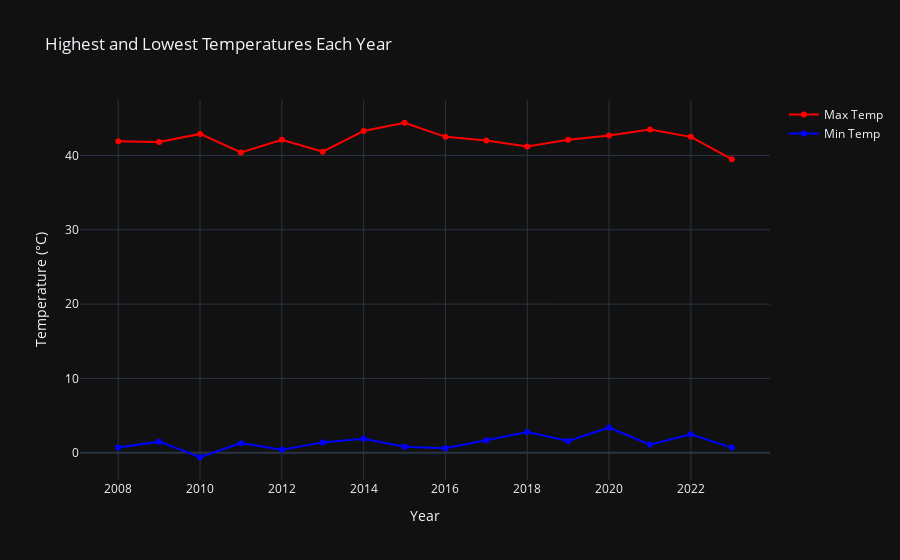

The cell this chart's notebook holds for it:
### Code cell
#Highest and lowest point for each year all on one plot


# Convert the date column to datetime with the correct format
df['Date'] = pd.to_datetime(df['Date'], format='%d/%m/%Y')

# Step 1: Obtain the highest and lowest temperature of each year
yearly_max_temps = df.groupby(df['Date'].dt.year)['Maximum temperature (°C)'].max()
yearly_min_temps = df.groupby(df['Date'].dt.year)['Minimum temperature (°C)'].min()

# Combine the data for plotting
yearly_data = pd.DataFrame({'Year': yearly_max_temps.index, 'Max Temp': yearly_max_temps.values, 'Min Temp': yearly_min_temps.values})

# Create the figure
fig = go.Figure()

# Add traces for max and min temperatures
fig.add_trace(go.Scatter(x=yearly_data['Year'], y=yearly_data['Max Temp'], mode='lines+markers',
                         name='Max Temp', line=dict(color='red')))
fig.add_trace(go.Scatter(x=yearly_data['Year'], y=yearly_data['Min Temp'], mode='lines+markers',
                         name='Min Temp', line=dict(color='blue')))

# Add hover information for exact date and temperature
hover_text = [f'Date: {df[(df["Date"].dt.year == year) & (df["Maximum temperature (°C)"] == max_temp)]["Date"].dt.strftime("%d/%m/%Y").values[0]}<br>Temp: {max_temp}°C' for year, max_temp in zip(yearly_data['Year'], yearly_data['Max Temp'])]
fig.update_traces(text=hover_text, hoverinfo='text')

# Update axes labels and title
fig.update_layout(title='Highest and Lowest Temperatures Each Year', xaxis_title='Year', yaxis_title='Temperature (°C)')

# Show the figure
fig.show()

### Figure 1 — Plotly figure (JSON) as saved in the notebook; plotly's stock layout.template omitted (floating-point values rounded to 4 significant figures)
{"data": [{"line": {"color": "red"}, "mode": "lines+markers", "name": "Max Temp", "x": [2008, 2009, 2010, 2011, 2012, 2013, 2014, 2015, 2016, 2017, 2018, 2019, 2020, 2021, 2022, 2023], "y": [41.9, 41.8, 42.9, 40.4, 42.1, 40.5, 43.3, 44.4, 42.5, 42.0, 41.2, 42.1, 42.7, 43.5, 42.5, 39.5], "type": "scatter", "hoverinfo": "text", "text": ["Date: 03/01/2008<br>Temp: 41.9°C", "Date: 16/01/2009<br>Temp: 41.8°C", "Date: 17/01/2010<br>Temp: 42.9°C", "Date: 29/01/2011<br>Temp: 40.4°C", "Date: 28/01/2012<br>Temp: 42.1°C", "Date: 12/02/2013<br>Temp: 40.5°C", "Date: 11/01/2014<br>Temp: 43.3°C", "Date: 05/01/2015<br>Temp: 44.4°C", "Date: 08/02/2016<br>Temp: 42.5°C", "Date: 26/01/2017<br>Temp: 42.0°C", "Date: 22/12/2018<br>Temp: 41.2°C", "Date: 20/01/2019<br>Temp: 42.1°C", "Date: 04/02/2020<br>Temp: 42.7°C", "Date: 26/12/2021<br>Temp: 43.5°C", "Date: 05/02/2022<br>Temp: 42.5°C", "Date: 21/01/2023<br>Temp: 39.5°C"]}, {"line": {"color": "blue"}, "mode": "lines+markers", "name": "Min Temp", "x": [2008, 2009, 2010, 2011, 2012, 2013, 2014, 2015, 2016, 2017, 2018, 2019, 2020, 2021, 2022, 2023], "y": [0.7, 1.5, -0.6, 1.3, 0.4, 1.4, 1.9, 0.8, 0.6, 1.7, 2.8, 1.6, 3.4, 1.1, 2.5, 0.7], "type": "scatter", "hoverinfo": "text", "text": ["Date: 03/01/2008<br>Temp: 41.9°C", "Date: 16/01/2009<br>Temp: 41.8°C", "Date: 17/01/2010<br>Temp: 42.9°C", "Date: 29/01/2011<br>Temp: 40.4°C", "Date: 28/01/2012<br>Temp: 42.1°C", "Date: 12/02/2013<br>Temp: 40.5°C", "Date: 11/01/2014<br>Temp: 43.3°C", "Date: 05/01/2015<br>Temp: 44.4°C", "Date: 08/02/2016<br>Temp: 42.5°C", "Date: 26/01/2017<br>Temp: 42.0°C", "Date: 22/12/2018<br>Temp: 41.2°C", "Date: 20/01/2019<br>Temp: 42.1°C", "Date: 04/02/2020<br>Temp: 42.7°C", "Date: 26/12/2021<br>Temp: 43.5°C", "Date: 05/02/2022<br>Temp: 42.5°C", "Date: 21/01/2023<br>Temp: 39.5°C"]}], "layout": {"title": {"text": "Highest and Lowest Temperatures Each Year"}, "xaxis": {"title": {"text": "Year"}}, "yaxis": {"title": {"text": "Temperature (°C)"}}}}
